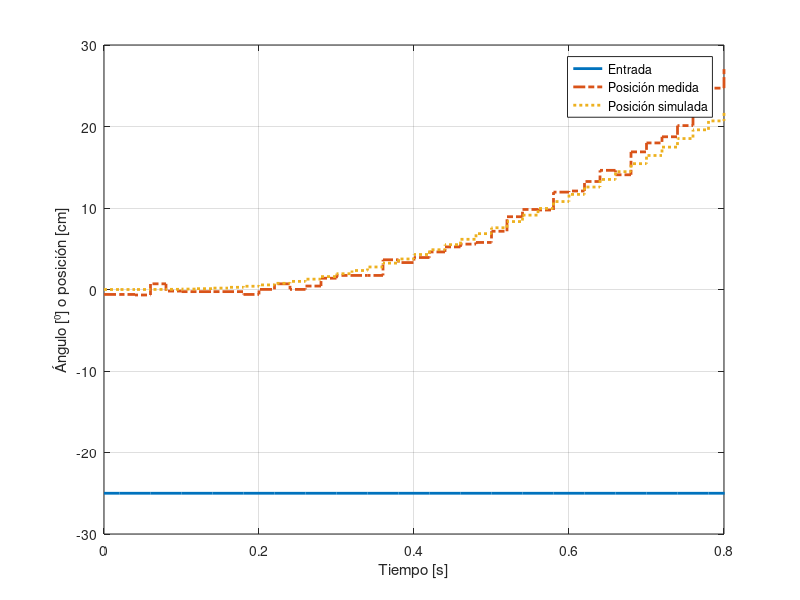

Recreate this plot in MATLAB.
clear all; close all; clc;

s=tf('s')

P = -8.046 / s / (s + 1.75) / (s^2 + 21.4*s + 137.6)

data = dlmread('output20251018-193033.csv');
t=0:(numel(data(:,1))-1);
t=t/50;

y = lsim(P, data(:,1), t);

figure;
stairs(t, data(:,1), 'linewidth', 2); hold on;
stairs(t, data(:,2), '-.', 'linewidth', 2);
stairs(t, 100*y, ':', 'linewidth', 2);
legend('Entrada', 'Posición medida', 'Posición simulada')
xlim([0 0.8])
ylim([-30 30])
xlabel('Tiempo [s]')
ylabel('Ángulo [⁰] o posición [cm]')
grid

